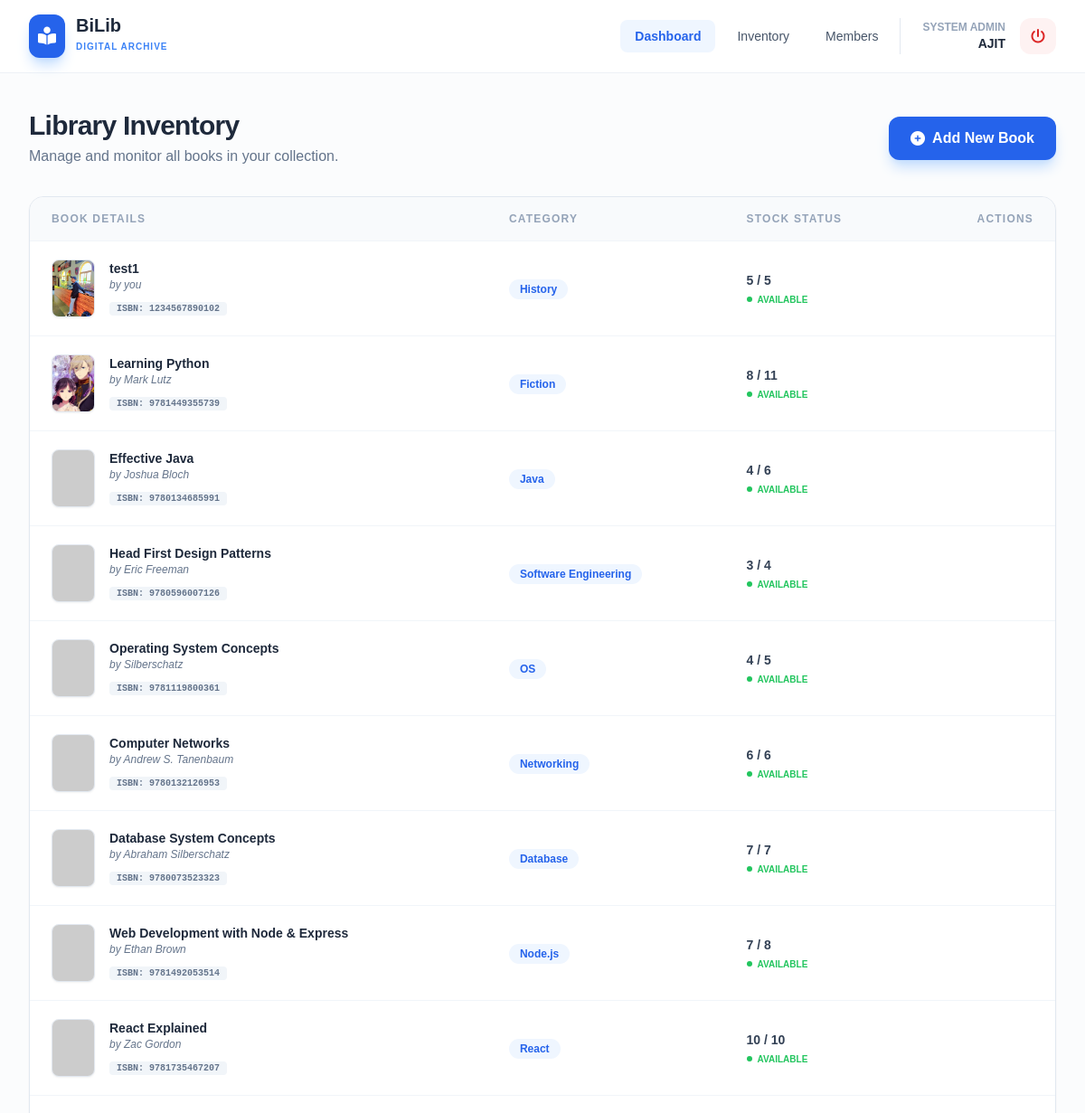
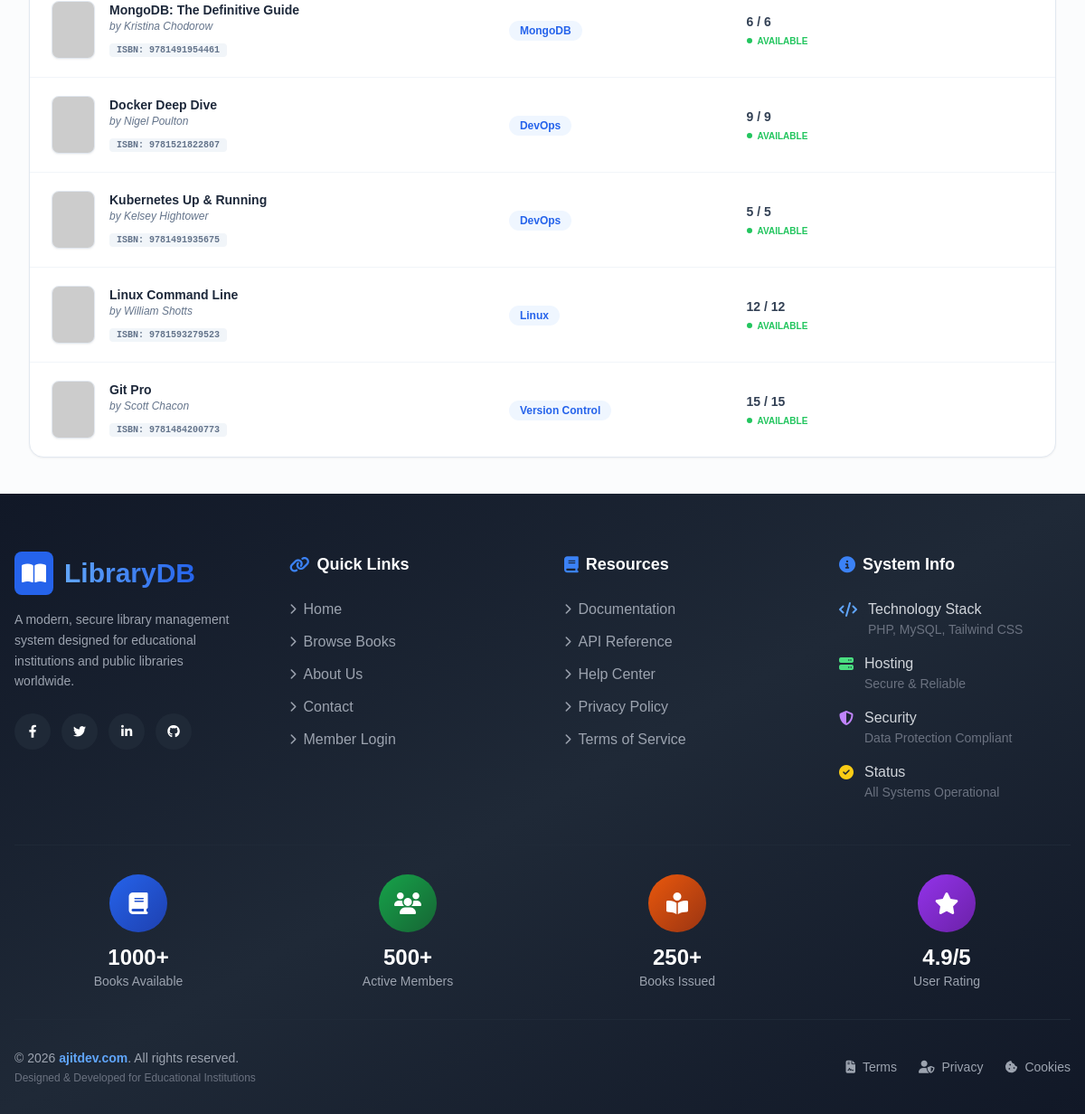
The app's page /admin/allbooks.php (signed in) with its own data (2 pictures, top to bottom).
### tables this page shows
CREATE TABLE `books` (
  `id` int NOT NULL,
  `title` varchar(255) NOT NULL,
  `author` varchar(100) NOT NULL,
  `category` varchar(50) NOT NULL,
  `isbn` varchar(20) NOT NULL,
  `image` varchar(255) DEFAULT 'default-book.png',
  `quantity` int NOT NULL DEFAULT '0',
  `available_quantity` int NOT NULL DEFAULT '0',
  `created_at` timestamp NULL DEFAULT CURRENT_TIMESTAMP
);

### admin/allbooks.php (the view, shortened to what this page needs)
<?php
require_once("../config/database.php");
$query = "SELECT * FROM books ORDER BY created_at DESC";
$result = $conn->query($query);
include("../includes/header.php");
?>
<main class="max-w-7xl mx-auto px-4 sm:px-6 lg:px-8 py-10">
    <div class="flex flex-col md:flex-row md:items-center justify-between mb-8 gap-4">
        <div>
            <h1 class="text-3xl font-extrabold text-slate-800 tracking-tight">Library Inventory</h1>
            <p class="text-slate-500 mt-1">Manage and monitor all books in your collection.</p>
        </div>
        <a href="addbook.php" class="inline-flex items-center px-6 py-3 bg-blue-600 hover:bg-blue-700 text-white font-bold rounded-xl transition shadow-lg shadow-blue-200">
            <i class="fas fa-plus-circle mr-2"></i> Add New Book
        </a>
    </div>
    <div class="bg-white rounded-2xl shadow-sm border border-slate-200 overflow-hidden">
        <div class="overflow-x-auto">
            <table class="w-full text-left">
                <thead class="bg-slate-50 border-b border-slate-100">
                    <tr>
                        <th class="px-6 py-4 text-xs font-bold text-slate-400 uppercase tracking-widest">Book Details</th>
                        <th class="px-6 py-4 text-xs font-bold text-slate-400 uppercase tracking-widest">Category</th>
                        <th class="px-6 py-4 text-xs font-bold text-slate-400 uppercase tracking-widest">Stock Status</th>
                        <th class="px-6 py-4 text-xs font-bold text-slate-400 uppercase tracking-widest text-right">Actions</th>
                    </tr>
                </thead>
                <tbody class="divide-y divide-slate-100">
                    <?php while ($row = $result->fetch_assoc()): ?>
                        <tr class="hover:bg-slate-50/50 transition-colors group">
                            <td class="px-6 py-5">
                                <div class="flex items-center">
                                    <div class="h-16 w-12 flex-shrink-0 bg-slate-100 rounded-lg overflow-hidden shadow-sm mr-4 border border-slate-200">
                                        <img src="../assets/Images/<?php echo $row['image']; ?>" class="h-full w-full object-cover" onerror="this.src='https://placehold.co/400x600?text=No+Cover'">
                                    </div>
                                    <div>
                                        <div class="text-sm font-bold text-slate-800"><?php echo htmlspecialchars($row['title']); ?></div>
                                        <div class="text-xs text-slate-500 italic mb-1">by <?php echo htmlspecialchars($row['author']); ?></div>
                                        <span class="px-2 py-0.5 bg-slate-100 text-[10px] font-mono font-bold text-slate-500 rounded">ISBN: <?php echo $row['isbn']; ?></span>
                                    </div>
                                </div>
                            </td>
                            <td class="px-6 py-5">
                                <span class="px-3 py-1 bg-blue-50 text-blue-600 text-xs font-bold rounded-full">
                                    <?php echo $row['category']; ?>
                                </span>
                            </td>
                            <td class="px-6 py-5">
                                <div class="flex flex-col">
                                    <span class="text-sm font-bold text-slate-700"><?php echo $row['available_quantity']; ?> / <?php echo $row['quantity']; ?></span>
                                    <?php if ($row['available_quantity'] > 0): ?>
                                        <span class="flex items-center text-[10px] font-bold text-green-500 uppercase mt-1">
                                            <span class="h-1.5 w-1.5 rounded-full bg-green-500 mr-1.5 animate-pulse"></span> Available
                                        </span>
                                    <?php else: ?>
                                        <span class="flex items-center text-[10px] font-bold text-red-400 uppercase mt-1">
                                            <span class="h-1.5 w-1.5 rounded-full bg-red-400 mr-1.5"></span> Out of Stock
                                        </span>
                                    <?php endif; ?>
                                </div>
                            </td>
                            <td class="px-6 py-5 text-right">
                            </td>
                        </tr>
                    <?php endwhile; ?>
                </tbody>
            </table>
        </div>
    </div>
</main>
<?php include("../includes/footer.php"); ?>

### records on screen
books: image (picture), title "test1", author "you", isbn "1234567890102", category "History", available_quantity "5", quantity "5", shows "AVAILABLE"
books: image (picture), title "Learning Python", author "Mark Lutz", isbn "9781449355739", category "Fiction", available_quantity "8", quantity "11", shows "AVAILABLE"
books: title "Effective Java", author "Joshua Bloch", isbn "9780134685991", category "Java", available_quantity "4", quantity "6", shows "AVAILABLE"
books: title "Head First Design Patterns", author "Eric Freeman", isbn "9780596007126", category "Software Engineering", available_quantity "3", quantity "4", shows "AVAILABLE"
books: title "Operating System Concepts", author "Silberschatz", isbn "9781119800361", category "OS", available_quantity "4", quantity "5", shows "AVAILABLE"
books: title "Computer Networks", author "Andrew S. Tanenbaum", isbn "9780132126953", category "Networking", available_quantity "6", quantity "6", shows "AVAILABLE"
books: title "Database System Concepts", author "Abraham Silberschatz", isbn "9780073523323", category "Database", available_quantity "7", quantity "7", shows "AVAILABLE"
books: title "Web Development with Node & Express", author "Ethan Brown", isbn "9781492053514", category "Node.js", available_quantity "7", quantity "8", shows "AVAILABLE"
books: title "React Explained", author "Zac Gordon", isbn "9781735467207", category "React", available_quantity "10", quantity "10", shows "AVAILABLE"
books: title "MongoDB: The Definitive Guide", author "Kristina Chodorow", isbn "9781491954461", category "MongoDB", available_quantity "6", quantity "6", shows "AVAILABLE"
books: title "Docker Deep Dive", author "Nigel Poulton", isbn "9781521822807", category "DevOps", available_quantity "9", quantity "9", shows "AVAILABLE"
books: title "Kubernetes Up & Running", author "Kelsey Hightower", isbn "9781491935675", category "DevOps", available_quantity "5", quantity "5", shows "AVAILABLE"
books: title "Linux Command Line", author "William Shotts", isbn "9781593279523", category "Linux", available_quantity "12", quantity "12", shows "AVAILABLE"
books: title "Git Pro", author "Scott Chacon", isbn "9781484200773", category "Version Control", available_quantity "15", quantity "15", shows "AVAILABLE"

### other values on screen
SITENAME "BiLib"
$_SESSION['admin_name'] "AJIT"
$stats['total_books'] "1000+"
$stats['total_users'] "500+"
$stats['books_issued'] "250+"
